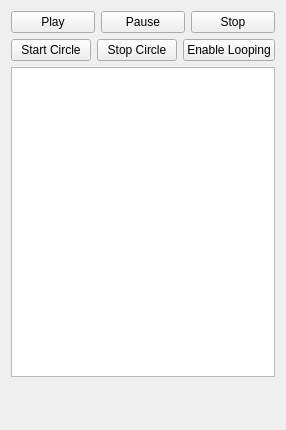
<?xml version="1.0" encoding="UTF-8"?>
<ui version="4.0">
 <class>MainWindow</class>
 <widget class="QMainWindow" name="MainWindow">
  <property name="geometry">
   <rect>
    <x>0</x>
    <y>0</y>
    <width>276</width>
    <height>430</height>
   </rect>
  </property>
  <property name="windowTitle">
   <string>MainWindow</string>
  </property>
  <widget class="QWidget" name="centralWidget">
   <property name="sizePolicy">
    <sizepolicy hsizetype="Minimum" vsizetype="Minimum">
     <horstretch>2</horstretch>
     <verstretch>2</verstretch>
    </sizepolicy>
   </property>
   <layout class="QVBoxLayout" name="verticalLayout">
    <item>
     <layout class="QHBoxLayout" name="horizontalLayout">
      <item>
       <widget class="QPushButton" name="playBut">
        <property name="text">
         <string>Play</string>
        </property>
       </widget>
      </item>
      <item>
       <widget class="QPushButton" name="pauseBut">
        <property name="text">
         <string>Pause</string>
        </property>
       </widget>
      </item>
      <item>
       <widget class="QPushButton" name="stopBut">
        <property name="text">
         <string>Stop</string>
        </property>
       </widget>
      </item>
     </layout>
    </item>
    <item>
     <layout class="QHBoxLayout" name="horizontalLayout_2">
      <item>
       <widget class="QPushButton" name="startCiBut">
        <property name="text">
         <string>Start Circle</string>
        </property>
        <property name="checkable">
         <bool>false</bool>
        </property>
       </widget>
      </item>
      <item>
       <widget class="QPushButton" name="stopCiBut">
        <property name="text">
         <string>Stop Circle</string>
        </property>
       </widget>
      </item>
      <item>
       <widget class="QPushButton" name="enabledLoopBut">
        <property name="text">
         <string>Enable Looping</string>
        </property>
        <property name="checkable">
         <bool>true</bool>
        </property>
       </widget>
      </item>
     </layout>
    </item>
    <item>
     <widget class="QTreeView" name="treeView">
      <property name="styleSheet">
       <string notr="true">background-attachment: scroll;
font: 12pt &quot;MS Shell Dlg 2&quot;;</string>
      </property>
     </widget>
    </item>
    <item>
     <widget class="VolumeWidget" name="volWidget" native="true"/>
    </item>
    <item>
     <widget class="QSongScroll" name="songScrollWidget" native="true">
      <property name="minimumSize">
       <size>
        <width>100</width>
        <height>30</height>
       </size>
      </property>
     </widget>
    </item>
   </layout>
  </widget>
 </widget>
 <layoutdefault spacing="6" margin="11"/>
 <customwidgets>
  <customwidget>
   <class>VolumeWidget</class>
   <extends>QWidget</extends>
   <header>qvolwidget.h</header>
   <container>1</container>
  </customwidget>
  <customwidget>
   <class>QSongScroll</class>
   <extends>QWidget</extends>
   <header>qsongscroll.h</header>
   <container>1</container>
  </customwidget>
 </customwidgets>
 <resources/>
 <connections/>
</ui>
